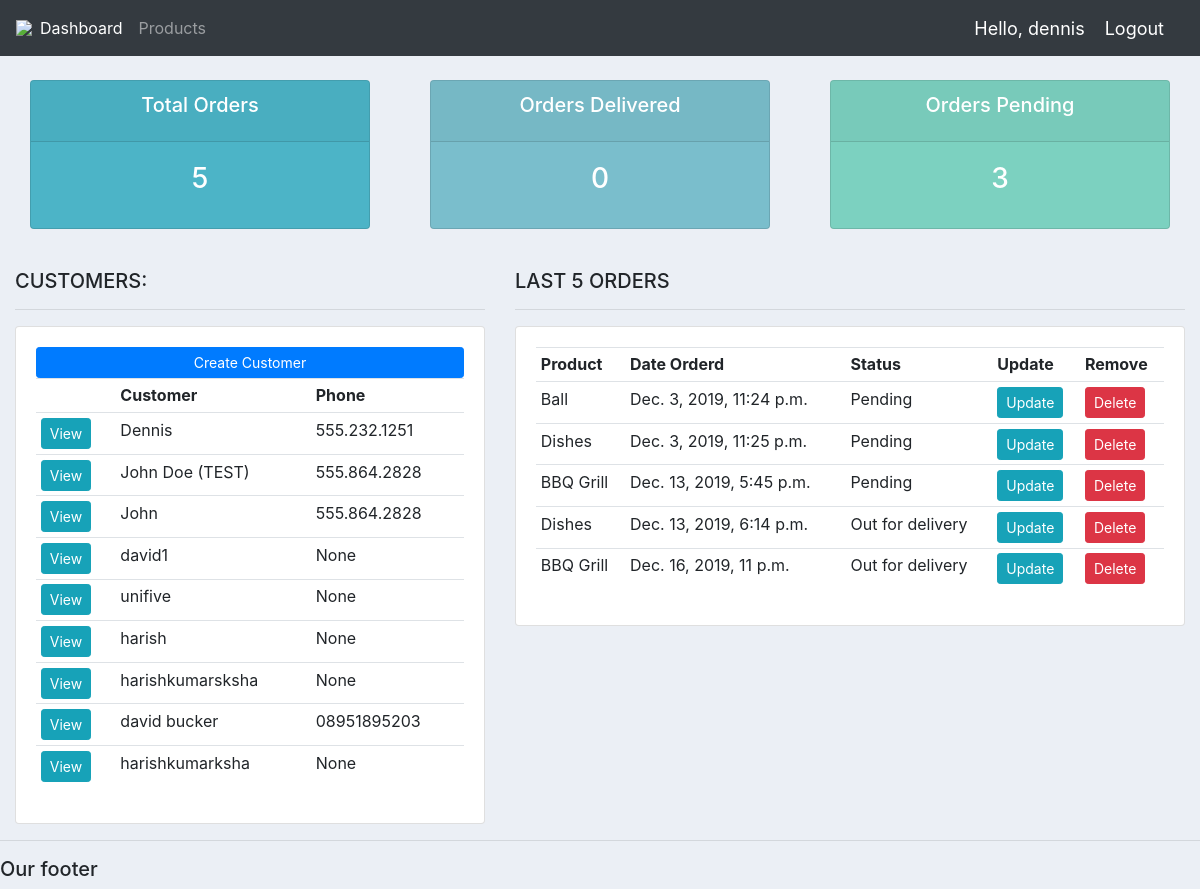
The app's page / (signed in) with its own data.
### accounts/models.py (models this page shows, shortened)
class Customer(models.Model):
	user = models.OneToOneField(User, null=True, blank=True, on_delete=models.CASCADE)
	name = models.CharField(max_length=200, null=True)
	phone = models.CharField(max_length=200, null=True)
	email = models.CharField(max_length=200, null=True)
	profile_pic = models.ImageField(default="profile1.png", null=True, blank=True)
	date_created = models.DateTimeField(auto_now_add=True, null=True)

class Order(models.Model):
	STATUS = (
			('Pending', 'Pending'),
			('Out for delivery', 'Out for delivery'),
			('Delivered', 'Delivered'),
			)
	customer = models.ForeignKey(Customer, null=True, on_delete= models.SET_NULL)
	product = models.ForeignKey(Product, null=True, on_delete= models.SET_NULL)
	date_created = models.DateTimeField(auto_now_add=True, null=True)
	status = models.CharField(max_length=200, null=True, choices=STATUS)
	note = models.CharField(max_length=1000, null=True)

class Product(models.Model):
	CATEGORY = (
			('Indoor', 'Indoor'),
			('Out Door', 'Out Door'),
			)
	name = models.CharField(max_length=200, null=True)
	price = models.FloatField(null=True)
	category = models.CharField(max_length=200, null=True, choices=CATEGORY)
	description = models.CharField(max_length=200, null=True, blank=True)
	date_created = models.DateTimeField(auto_now_add=True, null=True)
	tags = models.ManyToManyField(Tag)
	def __str__(self):
		return self.name

### accounts/decorators.py (the view)
	def wrapper_function(request, *args, **kwargs):
		group = None
		if request.user.groups.exists():
			group = request.user.groups.all()[0].name
		if group == 'customer':
			return redirect('user-page')
		if group == 'admin':
			return view_func(request, *args, **kwargs)

### accounts/views.py (called while the page is built)
@login_required(login_url='login')
@admin_only
def home(request):
	orders = Order.objects.all()
	customers = Customer.objects.all()
	total_customers = customers.count()
	total_orders = orders.count()
	delivered = orders.filter(status='Delivered').count()
	pending = orders.filter(status='Pending').count()
	context = {'orders':orders, 'customers':customers,
	'total_orders':total_orders,'delivered':delivered,
	'pending':pending }
	return render(request, 'accounts/dashboard.html', context)

### accounts/templates/accounts/dashboard.html
{%  extends 'accounts/main.html' %}
{% block content %}
{%  include 'accounts/status.html' %}
<br>
<div class="row">
	<div class="col-md-5">
		<h5>CUSTOMERS:</h5>
		<hr>
		<div class="card card-body">
			<a class="btn btn-primary  btn-sm btn-block" href="">Create Customer</a>
			<table class="table table-sm">
				<tr>
					<th></th>
					<th>Customer</th>
					<th>Phone</th>
				</tr>
				{% for customer in customers %}
					<tr>
						<td><a class="btn btn-sm btn-info" href="{% url 'customer' customer.id %}">View</a></td>
						<td>{{customer.name}}</td>
						<td>{{customer.phone}}</td>
					</tr>
				{% endfor %}
			</table>
		</div>
	</div>
	<div class="col-md-7">
		<h5>LAST 5 ORDERS</h5>
		<hr>
		<div class="card card-body">
			<table class="table table-sm">
				<tr>
					<th>Product</th>
					<th>Date Orderd</th>
					<th>Status</th>
					<th>Update</th>
					<th>Remove</th>
				</tr>
				{% for order in orders %}
					<tr>
						<td>{{order.product}}</td>
						<td>{{order.date_created}}</td>
						<td>{{order.status}}</td>
						<td><a class="btn btn-sm btn-info" href="{% url 'update_order' order.id %}">Update</a></td>
						<td><a class="btn btn-sm btn-danger" href="{% url 'delete_order' order.id %}">Delete</a></td>
					</tr>
				{% endfor %}
			</table>
		</div>
	</div>
</div>
{% endblock %}

### accounts/templates/accounts/main.html (shortened to what this page needs)
{% load static %}
<!DOCTYPE html>
<html>
<head>
	<link rel="stylesheet" href="https://stackpath.bootstrapcdn.com/bootstrap/4.3.1/css/bootstrap.min.css">
	<link rel="stylesheet" type="text/css" href="{% static '/css/main.css' %}">
</head>
<body>
	{%  include 'accounts/navbar.html' %}
	<div class="container-fluid">
	{% block content %}
	{% endblock %}
    </div>
	<hr>
	<h5>Our footer</h5>
</body>
</html>

### accounts/templates/accounts/navbar.html (shortened to what this page needs)
{% load static %}
<nav class="navbar navbar-expand-lg navbar-dark bg-dark">
 <img src="{% static 'images/logo.png' %}">
  <div class="collapse navbar-collapse" id="navbarNav">
    <ul class="navbar-nav">
      {% if request.user.is_staff %}
      <li class="nav-item active">
        <a class="nav-link" href="{% url 'home' %}">Dashboard</a>
      </li>
      <li class="nav-item">
        <a class="nav-link" href="{% url 'products' %}">Products</a>
      </li>
      {% else %}
       <li class="nav-item">
        <a class="nav-link" href="{% url 'account' %}">Settings</a>
      </li>
      {% endif %}
    </ul>
  </div>
  <span class="hello-msg">Hello, {{request.user}}</span>
  <span ><a  class="hello-msg" href="{% url 'logout' %}">Logout</a></span>
</nav>

### accounts/templates/accounts/status.html
<br>
<div class="row">
	<div class="col">
		<div class="col-md">
			<div class="card text-center text-white  mb-3" id="total-orders">
			  	<div class="card-header">
			  		<h5 class="card-title">Total Orders</h5>
			  	</div>
			  	<div class="card-body">
			    	<h3 class="card-title">{{total_orders}}</h3>
			  	</div>
			</div>
		</div>
	</div>
	<div class="col">
		<div class="col-md">
			<div class="card text-center text-white  mb-3" id="orders-delivered">
			  	<div class="card-header">
			  		<h5 class="card-title">Orders Delivered</h5>
			  	</div>
			  	<div class="card-body">
			    	<h3 class="card-title">{{delivered}}</h3>
			  	</div>
			</div>
		</div>
	</div>
	<div class="col">
		<div class="col-md">
			<div class="card text-center text-white  mb-3" id="orders-pending">
			  	<div class="card-header">
			  		<h5 class="card-title">Orders Pending</h5>
			  	</div>
			  	<div class="card-body">
			    	<h3 class="card-title">{{pending}}</h3>
			  	</div>
			</div>
		</div>
	</div>
</div>

### static/css/main.css (style rules this page uses)
body { background-color: #ebeff5; }
#total-orders { background-color: #4cb4c7; }
#orders-delivered { background-color: #7abecc; }
#orders-pending { background-color: #7CD1C0; }

### accounts/templates/accounts/navbar.html (style rules this page uses)
.hello-msg { font-size: 18px; color: #fff; margin-right: 20px; }

### records on screen
Customer: name "Dennis", phone "555.232.1251"
Customer: name "John Doe (TEST)", phone "555.864.2828"
Customer: name "John", phone "555.864.2828"
Customer: name "david1", phone "None"
Customer: name "unifive", phone "None"
Customer: name "harish", phone "None"
Customer: name "harishkumarsksha", phone "None"
Customer: name "david bucker", phone "08951895203"
Customer: name "harishkumarksha", phone "None"
Order: product "Ball", date_created "Dec. 3, 2019, 11:24 p.m.", status "Pending"
Order: product "Dishes", date_created "Dec. 3, 2019, 11:25 p.m.", status "Pending"
Order: product "BBQ Grill", date_created "Dec. 13, 2019, 5:45 p.m.", status "Pending"
Order: product "Dishes", date_created "Dec. 13, 2019, 6:14 p.m.", status "Out for delivery"
Order: product "BBQ Grill", date_created "Dec. 16, 2019, 11 p.m.", status "Out for delivery"

### other values on screen
{{ request.user }} "dennis"
{{ total_orders }} "5"
{{ delivered }} "0"
{{ pending }} "3"
